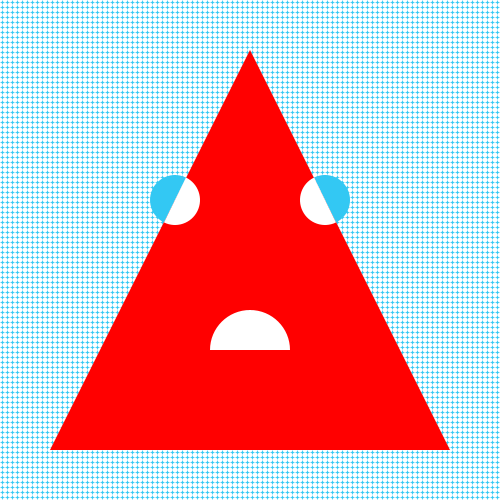
Frame 1 (no input)
Frame 60 (the mouse pressed at the canvas centre just before this capture): identical to frame 1, image omitted
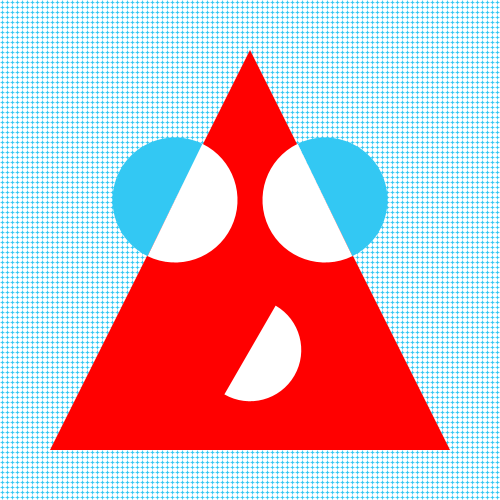
Frame 120 (the mouse held since frame 60 and released just before this capture)

The Processing sketch that drew these frames (run headless with seeded random() and noise(); from frame 60 on, the mouse is pressed at the canvas centre):

// Processing sketch: processing_50682
// ── processing_50682.pde

float d = 125;


void setup() {
  size(500, 500);
  smooth();

  pushMatrix();
  popMatrix();
}


void draw() {

  noStroke();
  background(51, 200, 243);

  for (int y = 0; y <= height; y += 5) {
    for (int x = 0; x <= width; x += 5) {
      fill(255);
      ellipse(x, y, 5, 5);
        }
      }


  float v = map(mouseX, 0, 500, 50, 200);
  float m = map(mouseX, 0, 500, 80, 125);


  //triangle
  fill(255, 0, 0);
  triangle(250, 50, 50, 450, 450, 450);
  //angles
  //a = 52
  //b = 64
  

  //eyes blue section
  fill(51, 200, 243);
  arc(175, 200, v, v, radians(116), radians(297));
  arc(325, 200, v, v, radians(-116), radians(64));

  //eyes white section
  fill(255);
  arc(325, 200, v, v, radians(64), radians(244));
  arc(175, 200, v, v, radians(-64), radians(116));


  //random eyes
  float randE = random(v-10, v+10);
  
  //random mouth
  float randM = random(m-15, m-5);


  //sad
  if (v <100) {
    pushMatrix();
    //mouth
    fill(255);
    arc(250, 350, m, m, radians(-180), 0);
    popMatrix();
  } 

  //happy
  else if (v > 100 && v < 150) { 
    
    //if 2   
    if (v > 100 && v < 110)
    {
      pushMatrix();
      translate(250, 350);
      rotate(PI/3);
      arc(0, 0, m, m, radians(-180), 0);
      popMatrix();
    }

    // if 3
          if (v>110 && v < 120){
            pushMatrix();
            translate(250, 350);
            rotate(PI/2);
            arc(0, 0, m, m, radians(-180), 0);
            popMatrix();
            }

    //if 4
                if (v>120 && v < 130){
                  pushMatrix();
                  translate(250, 350);
                  rotate(2*PI/3);
                  arc(0, 0, m, m, radians(-180), 0);
                  popMatrix();
                  }

    //if 5
                      if (v>130 && v < 140){
                        pushMatrix();
                        translate(250, 350);
                        rotate(5*PI/6);
                        arc(0, 0, m, m, radians(-180), 0);
                        popMatrix();
                        }


    // if 6  
                            if (v>140 && v < 160){
                              pushMatrix();
                              translate(250, 350);
                              rotate(PI);
                              arc(0, 0, m, m, radians(-180), 0);
                              popMatrix();
                              }

    //    pushMatrix();
    //    translate(250, 350);
    //    //rotate(PI/6);
    //    arc(0, 0, m, m, radians(-180), 0);
    //    popMatrix();

  }

  //surprised
  else {
    
      


      
    background(255);
    for (int y = 0; y <= height; y += 5) {
      for (int x = 0; x <= width; x += 5) {
        fill(51, 200, 243);
        ellipse(x, y, 5, 5);
      }
    }
        //red stripes
        stroke(255,0,0);
        strokeWeight(4);
        for (int i = 0; i < height; i = i+11) {
          line(0, i, width, i);
        }
    
    noStroke();
    //background(51, 200, 243);
    fill(255);
    triangle(250, 50, 50, 450, 450, 450);

    fill(255, 0, 0);
    arc(175, 200, randE, randE, radians(116), radians(297));
    arc(325, 200, randE, randE, radians(-116), radians(64));


    fill(51, 200, 243);
    ellipse(250, 350, randM, randM);
    arc(325, 200, randE, randE, radians(64), radians(244));
    arc(175, 200, randE, randE, radians(-64), radians(116));
  }

  //println(v);
}
